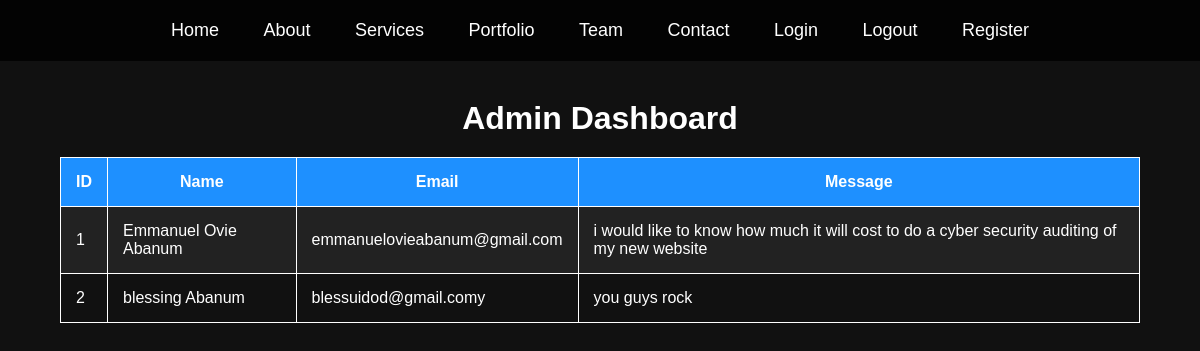
The app's page /dashboard (signed in) with its own data.
### tables this page shows
CREATE TABLE messages(
    id INTEGER PRIMARY KEY,
    name TEXT,
    email TEXT,
    message TEXT
);

### app.py (the view)
@app.route("/dashboard")
@login_required
def dashboard():
    if "user" not in session:
        return redirect("/login")
    conn = sqlite3.connect("database.db")
    cursor = conn.cursor()
    cursor.execute(
        "SELECT * FROM messages"
    )
    messages = cursor.fetchall()
    conn.close()
    return render_template(
        "dashboard.html",
        messages=messages
    )

### app.py (called while the page is built)
def login_required(function):
    @wraps(function)
    def wrapper(*args, **kwargs):
        if "user" not in session:
            return redirect("/login")
        return function(*args, **kwargs)
    return wrapper

### templates/dashboard.html
{% extends "base.html" %}
{% block content %}
<h1>Admin Dashboard</h1>
<table border="1" width="80%" align="center">
    <tr>
        <th>ID</th>
        <th>Name</th>
        <th>Email</th>
        <th>Message</th>
    </tr>
    {% for message in messages %}
    <tr>
        <td>{{ message[0] }}</td>
        <td>{{ message[1] }}</td>
        <td>{{ message[2] }}</td>
        <td>{{ message[3] }}</td>
    </tr>
    {% endfor %}
</table>
{% endblock %}

### templates/base.html (shortened to what this page needs)
<!DOCTYPE html>
<html lang="en">
<head>
</head>
<body>
    <nav>
        <a href="/">Home</a>
        <a href="/about">About</a>
        <a href="/services">Services</a>
        <a href="/portfolio">Portfolio</a>
        <a href="/team">Team</a>
        <a href="/contact">Contact</a>
        <a href="/login">Login</a>
        <a href="/logout">Logout</a>
        <a href="/register">Register</a>
    </nav>
    <div class="content">
        {% block content %}
        {% endblock %}
    </div>
</body>
</html>

### templates/base.html (style rules this page uses)
* { margin:0; padding:0; box-sizing:border-box; }
body { font-family: Arial, sans-serif; background-color: #111; }
nav { position: fixed; top: 0; width: 100%; background-color: rgba(0,0,0,0.8); padding: 20px; text-align: center; z-index: 1000; }
nav a { color: white; text-decoration: none; margin: 0 20px; font-size: 18px; }
.content { padding-top: 80px; }
h1 { color: white; text-align: center; margin: 20px; }
table { width: 90%; margin: auto; border-collapse: collapse; color: white; }
th, td { border: 1px solid white; padding: 15px; }
th { background-color: #1e90ff; }
tr:nth-child(even) { background-color: #222; }

### records on screen
messages: id "1", name "Emmanuel Ovie Abanum", email "emmanuelovieabanum@gmail.com", message "i would like to know how much it will cost to do a cyber security auditing of my new website"
messages: id "2", name "blessing Abanum", email "blessuidod@gmail.comy", message "you guys rock"
